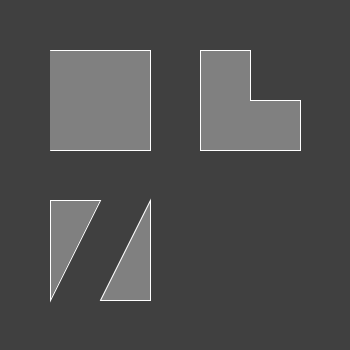
Frame 1 (no input)
Frame 60 (the mouse pressed at the canvas centre just before this capture): identical to frame 1, image omitted
Frame 120 (the mouse held since frame 60 and released just before this capture): identical to frame 1, image omitted

The Processing sketch that drew this single still picture (run headless with seeded random() and noise(); from frame 60 on, the mouse is pressed at the canvas centre):

// Processing sketch: processing_26117
// ── processing_26117.pde

// drawing using shapes and vertices

void setup() {
  size(350, 350);
}

void draw() {
  background(64);
  stroke(255);
  fill(128);
  
  beginShape();
  vertex(50,  50);
  vertex(150, 50);
  vertex(150, 150);
  vertex(50,  150);
  endShape();  // try endShape(CLOSE);
 
  beginShape();
  vertex(200, 50);
  vertex(250, 50);
  vertex(250, 100);
  vertex(300, 100);
  vertex(300, 150);
  vertex(200, 150);
  endShape(CLOSE);
 
  beginShape(TRIANGLES); // try beginShape(TRIANGLE_STRIP)
  vertex(50, 200);
  vertex(50, 300);
  vertex(100, 200);
  vertex(100, 300);
  vertex(150, 200);
  vertex(150, 300);
  endShape(CLOSE); 
}
